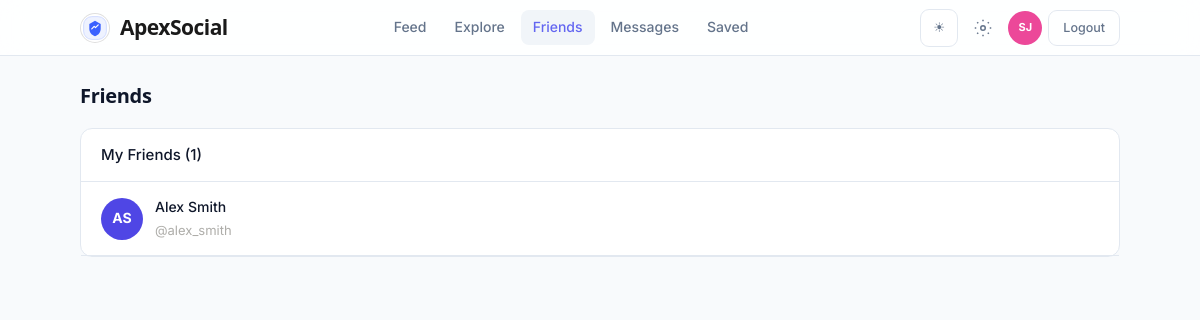
Page /pages/friends.php (signed in) on the committed database.
### tables this page shows
CREATE TABLE IF NOT EXISTS users (
    id INT AUTO_INCREMENT PRIMARY KEY,
    username VARCHAR(50) NOT NULL UNIQUE,
    email VARCHAR(100) NOT NULL UNIQUE,
    password VARCHAR(255) NOT NULL,            
    full_name VARCHAR(100) DEFAULT '',
    bio TEXT DEFAULT NULL,
    location VARCHAR(100) DEFAULT '',
    avatar VARCHAR(255) DEFAULT NULL,
    avatar_color VARCHAR(7) DEFAULT '#4f46e5',
    is_blocked TINYINT(1) DEFAULT 0,
    is_admin TINYINT(1) DEFAULT 0,
    ban_reason TEXT DEFAULT NULL,
    banned_at DATETIME DEFAULT NULL,
    session_invalidated_at DATETIME DEFAULT NULL,
    created_at TIMESTAMP DEFAULT CURRENT_TIMESTAMP
);

### pages/friends.php (the view, shortened to what this page needs)
<?php
require_once '../includes/config.php';
$me = getCurrentUser($pdo);
$friends = $pdo->prepare("
    SELECT u.* FROM friendships f
    JOIN users u ON u.id = CASE WHEN f.sender_id=? THEN f.receiver_id ELSE f.sender_id END
    WHERE (f.sender_id=? OR f.receiver_id=?) AND f.status='accepted' AND u.is_blocked=0
");
$friends->execute([$me['id'], $me['id'], $me['id']]);
$friends = $friends->fetchAll();
?>
<!DOCTYPE html>
<html lang="en">
<head>
    <link rel="stylesheet" href="../assets/css/style.css?v=loop202605">
</head>
<body>
<?php $nav_active = 'friends'; require APEX_ROOT . '/includes/navbar.php'; ?>
<div class="feed-wrap page-shell shell-animate">
    <h1 class="page-title">Friends</h1>
    <div class="card">
        <div class="list-row" style="font-weight:500">
            My Friends (<?= count($friends) ?>)
        </div>
        <?php if (empty($friends)): ?>
            <div class="list-empty">
                <div class="list-empty-icon">👥</div>
                <p>No friends yet. Go say hi to someone!</p>
            </div>
        <?php else: foreach ($friends as $f): ?>
        <a href="profile.php?user=<?= urlencode($f['username']) ?>" class="friend-row-link">
            <?= avatarHtml($f, 42, 14) ?>
            <div class="list-grow">
                <div style="font-weight:500;font-size:14px"><?= htmlspecialchars($f['full_name'] ?: $f['username']) ?></div>
                <div class="meta-sub">@<?= htmlspecialchars($f['username']) ?></div>
            </div>
        </a>
        <?php endforeach; endif; ?>
    </div>
</div>
</body>
</html>

### includes/config.php (shortened to what this page needs)
<?php
function getCurrentUser($pdo)
{
    $s = $pdo->prepare('SELECT * FROM users WHERE id=?');
    $s->execute([$_SESSION['user_id']]);
    return $s->fetch();
}
function getInitials($name)
{
    $parts = preg_split('/[\s_]+/', trim($name));
    if (count($parts) >= 2) {
        return strtoupper(substr($parts[0], 0, 1) . substr($parts[1], 0, 1));
    }
    return strtoupper(substr($name, 0, 2));
}
function avatarHtml($user, $size = 40, $fontSize = 13)
{
    $style = "width:{$size}px;height:{$size}px;border-radius:50%;display:flex;align-items:center;justify-content:center;font-size:{$fontSize}px;font-weight:700;color:white;flex-shrink:0;";
    return '<div style="background:' . ($user['avatar_color'] ?? '#4f46e5') . ';' . $style . '">' . getInitials($user['username']) . '</div>';
}

### assets/css/style.css (style rules this page uses)
:root { --bg: #f6f5f2; --bg-card: #ffffff; --surface: #ffffff; --bg-hover: #edebe7; --bg-muted: #f0eeea; --bg-input: #ffffff; --border: rgba(0, 0, 0, 0.08); --border-hover: rgba(0, 0, 0, 0.13); --border-focus: rgba(26, 26, 26, 0.35); --text: #111111; --text2: #6b6a67; --text3: #aeada9; --ink: #1a1a1a; --accent: #1a1a1a; --accent-hover: #333333; --accent-dim: #f0eeea; --accent-glow: rgba(26, 26, 26, 0.12); --green: #0a9f68; --greend: #eaf8f1; --yellow: #c98712; --yellowd: #fff7e8; --red: #e24b4a; --redd: #fdeeee; --blued: #eff6ff; --purpled: #f5f3ff; --r: 12px; --r-sm: 10px; --r-xs: 8px; --shadow-lg: 0 18px 40px rgba(0, 0, 0, 0.08); --font-syne: "Syne", system-ui, sans-serif; --font-dm: "DM Sans", system-ui, sans-serif; }
* { box-sizing: border-box; margin: 0; padding: 0; }
html, body { font-family: var(--font-dm), -apple-system, BlinkMacSystemFont, "Segoe UI", sans-serif; background: var(--bg); color: var(--text); -webkit-font-smoothing: antialiased; min-height: 100vh; font-size: 14px; line-height: 1.55; }
a { color: var(--accent); text-decoration: none; transition: background-color .15s ease, color .15s ease, border-color .15s ease, transform .15s ease; }
.feed-wrap { max-width: 1240px; margin: 0 auto; padding: 24px 20px; }
.card { background: var(--bg-card); border: 1px solid var(--border); border-radius: 12px; }
.page-shell { max-width: 720px; }
.page-title { font-size: 20px; font-weight: 500; margin-bottom: 16px; color: var(--text); }
.list-row { display: flex; align-items: center; gap: 12px; padding: 14px 20px; border-bottom: 1px solid var(--border); }
.list-grow { flex: 1; min-width: 0; }
.meta-sub { font-size: 13px; color: var(--text3); margin-top: 2px; }
.friend-row-link { display: flex; align-items: center; gap: 12px; padding: 14px 20px; border-bottom: 1px solid var(--border); color: var(--text); text-decoration: none; }
.shell-animate { animation: shellIn 0.35s ease both; }
.feed-wrap { max-width: 1080px; }
.page-title { font-family: var(--font-syne), sans-serif; font-weight: 600; letter-spacing: -0.3px; }
:root { --primary: #6366f1; --primary-hover: #4f46e5; --bg: #f8fafc; --bg-card: #ffffff; --bg-hover: #f1f5f9; --border: #e2e8f0; --text: #0f172a; --text2: #64748b; --radius: 12px; --shadow: 0 1px 3px rgba(0, 0, 0, 0.08), 0 1px 2px rgba(0, 0, 0, 0.04); --accent: var(--primary); --accent-hover: var(--primary-hover); --r: var(--radius); }
html, body { font-family: "Inter", -apple-system, BlinkMacSystemFont, sans-serif; font-size: 15px; line-height: 1.6; }
h1, h2, h3, h4, h5, h6 { font-weight: 600; }

### rows in the picture
users: username "SJ"
users: username "AS", full_name "Alex Smith", username "alex_smith"

### other values in the picture
count($friends) "1"
